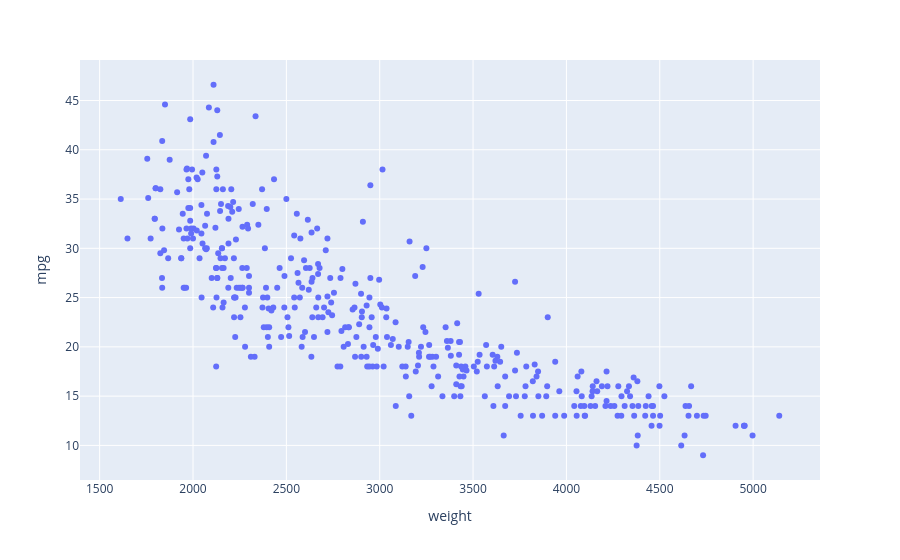

Source (notebook cell):
### Code cell
df.plot(kind='scatter', x='weight', y='mpg')

### Figure 1 — Plotly figure (JSON) as saved in the notebook; plotly's stock layout.template omitted (floating-point values rounded to 4 significant figures; data arrays with more than 128 entries replaced by an {"elided": "..."} marker saying what was removed)
{"data": [{"hovertemplate": "weight=%{x}<br>mpg=%{y}<extra></extra>", "legendgroup": "", "marker": {"color": "#636efa", "symbol": "circle"}, "mode": "markers", "name": "", "orientation": "v", "showlegend": false, "x": {"elided": "398 float values"}, "xaxis": "x", "y": {"elided": "398 float values"}, "yaxis": "y", "type": "scatter"}], "layout": {"xaxis": {"anchor": "y", "domain": [0.0, 1.0], "title": {"text": "weight"}}, "yaxis": {"anchor": "x", "domain": [0.0, 1.0], "title": {"text": "mpg"}}, "legend": {"tracegroupgap": 0}, "margin": {"t": 60}}}
